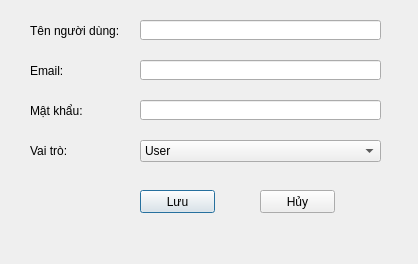
<?xml version="1.0" encoding="UTF-8"?>
<ui version="4.0">
 <class>Dialog</class>
 <widget class="QDialog" name="Dialog">
  <property name="geometry">
   <rect>
    <x>0</x>
    <y>0</y>
    <width>418</width>
    <height>264</height>
   </rect>
  </property>
  <property name="windowTitle">
   <string>Sửa thông tin người dùng</string>
  </property>
  <widget class="QLabel" name="label">
   <property name="geometry">
    <rect>
     <x>30</x>
     <y>20</y>
     <width>101</width>
     <height>21</height>
    </rect>
   </property>
   <property name="text">
    <string>Tên người dùng:</string>
   </property>
  </widget>
  <widget class="QLineEdit" name="lineEditName">
   <property name="geometry">
    <rect>
     <x>140</x>
     <y>20</y>
     <width>241</width>
     <height>20</height>
    </rect>
   </property>
  </widget>
  <widget class="QLineEdit" name="lineEditEmail">
   <property name="geometry">
    <rect>
     <x>140</x>
     <y>60</y>
     <width>241</width>
     <height>20</height>
    </rect>
   </property>
  </widget>
  <widget class="QLabel" name="label_2">
   <property name="geometry">
    <rect>
     <x>30</x>
     <y>60</y>
     <width>101</width>
     <height>21</height>
    </rect>
   </property>
   <property name="text">
    <string>Email:</string>
   </property>
  </widget>
  <widget class="QLineEdit" name="lineEditPassword">
   <property name="geometry">
    <rect>
     <x>140</x>
     <y>100</y>
     <width>241</width>
     <height>20</height>
    </rect>
   </property>
  </widget>
  <widget class="QLabel" name="label_3">
   <property name="geometry">
    <rect>
     <x>30</x>
     <y>100</y>
     <width>101</width>
     <height>21</height>
    </rect>
   </property>
   <property name="text">
    <string>Mật khẩu:</string>
   </property>
  </widget>
  <widget class="QLabel" name="label_4">
   <property name="geometry">
    <rect>
     <x>30</x>
     <y>140</y>
     <width>101</width>
     <height>21</height>
    </rect>
   </property>
   <property name="text">
    <string>Vai trò:</string>
   </property>
  </widget>
  <widget class="QComboBox" name="comboRole">
   <property name="geometry">
    <rect>
     <x>140</x>
     <y>140</y>
     <width>241</width>
     <height>22</height>
    </rect>
   </property>
   <item>
    <property name="text">
     <string>User</string>
    </property>
   </item>
   <item>
    <property name="text">
     <string>Admin</string>
    </property>
   </item>
  </widget>
  <widget class="QPushButton" name="btnSave">
   <property name="geometry">
    <rect>
     <x>140</x>
     <y>190</y>
     <width>75</width>
     <height>23</height>
    </rect>
   </property>
   <property name="text">
    <string>Lưu</string>
   </property>
  </widget>
  <widget class="QPushButton" name="btnCancel">
   <property name="geometry">
    <rect>
     <x>260</x>
     <y>190</y>
     <width>75</width>
     <height>23</height>
    </rect>
   </property>
   <property name="text">
    <string>Hủy</string>
   </property>
  </widget>
 </widget>
 <resources/>
 <connections/>
</ui>
